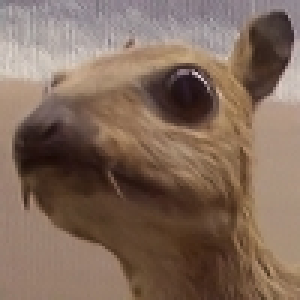
#> input picture test_image.png, 100 x 100 px (shown 3 times larger)
$ jupyter execute test.ipynb
#> lines starting #> are read from the running program, lines starting #| are printed output that depends on the picture
[cell 1]
import cv2
import numpy as np
import xml.etree.ElementTree as ET

[cell 2]
image_path = 'test_image.png'  # Replace with the actual path to the image

# Load the image in grayscale (or IMREAD_COLOR for color)
image = cv2.imread(image_path, cv2.IMREAD_GRAYSCALE)
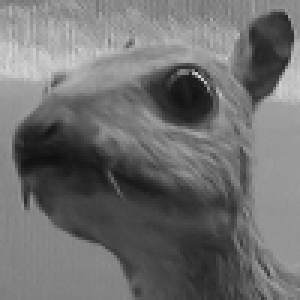
#> image: shape (100, 100) (shown 3 times larger); min 14, max 212, mean 110.8
integral_image = cv2.integral(image)
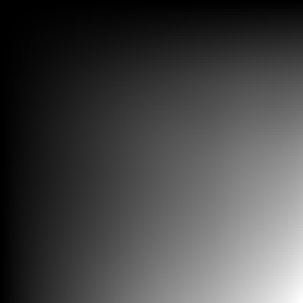
#> integral_image: shape (101, 101) int32 (shown 3 times larger); min 0, max 1107869, mean 307159.1; drawn with min black and max white

[cell 3]
# Function to compute the sum of a rectangular region using the integral image
def compute_sum(integral_img, top_left, bottom_right):
    x1, y1 = top_left
    x2, y2 = bottom_right

    # Compute the sum of pixels in the rectangle using the integral image
    return integral_img[y2, x2] - integral_img[y1, x2] - integral_img[y2, x1] + integral_img[y1, x1]

[cell 4]
# Step 3: Define a function to compute the Haar-like feature for a window
def detect_haar_feature(integral_img, window_top_left, feature_size):
    x, y = window_top_left
    w, h = feature_size

    # Define feature rectangles relative to the top-left corner of the window
    # For a two-rectangle horizontal Haar feature
    top_sum = compute_sum(integral_img, (x, y), (x + w, y + h // 2))
    bottom_sum = compute_sum(integral_img, (x, y + h // 2), (x + w, y + h))

    # Haar feature value (difference between top and bottom sums)
    haar_feature_value = top_sum - bottom_sum

    return haar_feature_value

[cell 5]
import xml.etree.ElementTree as ET

def sliding_window_haar_detection(integral_img, window_size, feature_size, threshold):
#> called with window_size = (16, 16), feature_size = (16, 16), threshold = 50
    img_height, img_width = integral_img.shape
#> img_height = 101; img_width = 101
    feature_locations = []  # List to store detected feature locations with all 4 attributes

    # Create the root element for the XML structure
    root = ET.Element("HaarFeatureDetections")

    # Slide window across the image
    for y in range(0, img_height - window_size[1], 2):  # Step size of 2 for faster scanning
        for x in range(0, img_width - window_size[0], 2):
            # Compute the Haar feature for the current window
            haar_value = detect_haar_feature(integral_img, (x, y), feature_size)

            # Check if feature value exceeds the threshold
            if haar_value > threshold:
                # Store the detection in the XML format
                feature = ET.SubElement(root, "Feature")

                # Store the window location (top-left corner)
                ET.SubElement(feature, "Location").text = f"({x}, {y})"

                # Store the feature value
                ET.SubElement(feature, "Value").text = str(haar_value)

                # Store the window size
                ET.SubElement(feature, "WindowSize").text = f"{window_size[0]}x{window_size[1]}"

                # Add the location with width and height to the feature_locations list
                feature_locations.append((x, y, window_size[0], window_size[1]))  # Store (x, y, width, height)
#> this loop made 43 passes

    # Return the XML tree structure and feature locations
    return root, feature_locations

[cell 6]
# Pretty-print the XML for readability
def indent_xml(elem, level=0):
#> called with level = 0
    i = "\n" + level * "  "
    if len(elem):
        if not elem.text or not elem.text.strip():
            elem.text = i + "  "
        if not elem.tail or not elem.tail.strip():
            elem.tail = i
        for subelem in elem:
            indent_xml(subelem, level + 1)
        if not subelem.tail or not subelem.tail.strip():
            subelem.tail = i
    else:
        if level and (not elem.tail or not elem.tail.strip()):
            elem.tail = i

[cell 7]
feature_size = (16, 16)
window_size = (16,16)
threshold = 50  # Example threshold for feature detection

# Apply the sliding window to find Haar feature locations
haar_feature_xml, detected_locations = sliding_window_haar_detection(integral_image, window_size, feature_size, threshold)

#Indent the XML for better readability
indent_xml(haar_feature_xml)

# Convert the XML structure to a string and save to a file
tree = ET.ElementTree(haar_feature_xml)
with open("haar_feature_detections.xml", "wb") as xml_file:
    tree.write(xml_file)

print("Detected Feature Locations:", detected_locations)
#> (printed output is left out)
print("XML file saved with Haar feature locations.")

[cell 8]
print(integral_image)

[cell 9]
integral_image.shape
#> Out = (101, 101)
